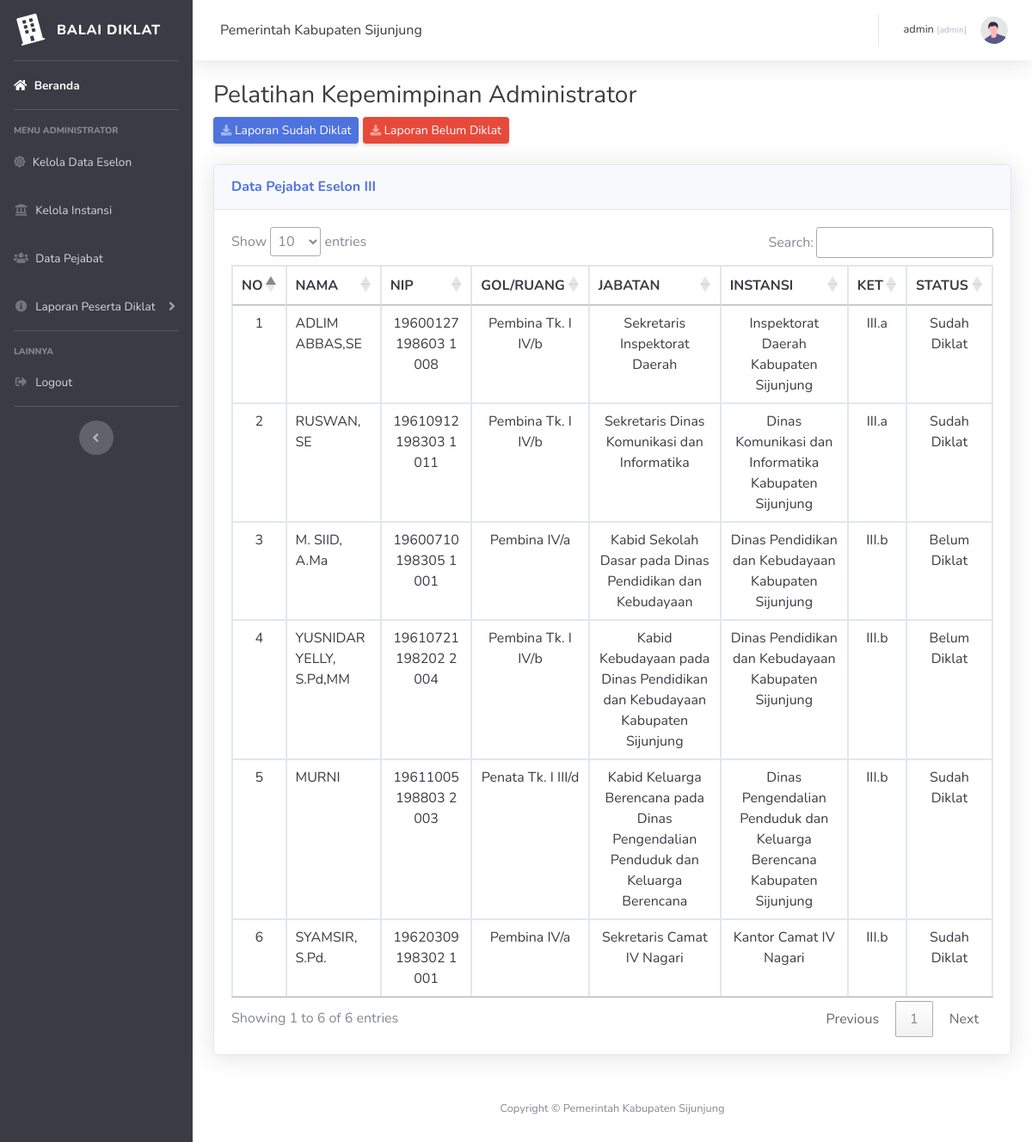
Page /pages/backend/index.php?page=laporan/eselon3 (signed in) on the committed database.
### tables this page shows
CREATE TABLE `tb_pejabat` (
  `id_pejabat` int(11) NOT NULL,
  `namapjb` varchar(50) NOT NULL,
  `nip` varchar(25) NOT NULL,
  `gol` varchar(25) NOT NULL,
  `jabatan` varchar(150) NOT NULL,
  `namains` varchar(255) NOT NULL,
  `ket` varchar(15) NOT NULL,
  `status` varchar(50) NOT NULL
);

### pages/backend/index.php (called while the page is built, shortened)
<?php
include 'component/header.php';
include 'component/sidebar.php';
include 'content.php';
include 'component/footer.php';
?>

### pages/backend/laporan/eselon3.php (the view)
<?php
$pejabat = $conn->query("SELECT * FROM tb_pejabat WHERE ket = 'III.a' OR ket = 'III.b' ");
?>
 <h1 class="h3 mb-2 text-gray-900">Pelatihan Kepemimpinan Administrator</h1>
 <a href="index.php?page=cetak/cetaksudah3" class="d-none d-sm-inline-block btn btn-sm btn-primary shadow-sm" target="_blank">
    <i class="fas fa-download fa-sm text-white-50"></i>
        Laporan Sudah Diklat
 </a>
 <a href="index.php?page=cetak/cetakbelum3" class="d-none d-sm-inline-block btn btn-sm btn-danger shadow-sm">
    <i class="fas fa-download fa-sm text-white-50"></i>
        Laporan Belum Diklat
 </a>
 <br><br>
 <div class="card shadow mb-4">
     <div class="card-header py-3">
         <h6 class="m-0 font-weight-bold text-primary">Data Pejabat Eselon III</h6>
     </div>
     <div class="card-body">
         <div class="table-responsive">
             <table class="table table-bordered text-center text-gray-900" id="table_eselon" width="100%" cellspacing="0">
                 <thead>
                     <tr>
                         <th>NO</th>
                         <th>NAMA</th>
                         <th>NIP</th>
                         <th>GOL/RUANG</th>
                         <th>JABATAN</th>
                         <th>INSTANSI</th>
                         <th>KET</th>
                         <th>STATUS</th>
                     </tr>
                 </thead>
                 <tbody>
                     <?php $no=1; ?>
                     <?php foreach ( $pejabat as $key => $value ) : ?>
                     <tr>
                         <td><?= $no++; ?></td>
                         <td class="text-left"><?= $value['namapjb']; ?></td>
                         <td><?= $value['nip']; ?></td>
                         <td><?= $value['gol']; ?></td>
                         <td><?= $value['jabatan']; ?></td>
                         <td><?= $value['namains']; ?></td>
                         <td><?= $value['ket']; ?></td>
                         <td><?= $value['status']; ?></td>
                     </tr>
                     <?php endforeach; ?>
                 </tbody>
             </table>
         </div>
     </div>
 </div>

### rows in the picture
tb_pejabat: namapjb "ADLIM ABBAS,SE", nip "19600127 198603 1 008", gol "Pembina Tk. I IV/b", jabatan "Sekretaris Inspektorat Daerah", namains "Inspektorat Daerah Kabupaten Sijunjung", ket "III.a", status "Sudah Diklat"
tb_pejabat: namapjb "RUSWAN, SE", nip "19610912 198303 1 011", gol "Pembina Tk. I IV/b", jabatan "Sekretaris Dinas Komunikasi dan Informatika", namains "Dinas Komunikasi dan Informatika Kabupaten Sijunjung", ket "III.a", status "Sudah Diklat"
tb_pejabat: namapjb "M. SIID, A.Ma", nip "19600710 198305 1 001", gol "Pembina IV/a", jabatan "Kabid Sekolah Dasar pada Dinas Pendidikan dan Kebudayaan", namains "Dinas Pendidikan dan Kebudayaan Kabupaten Sijunjung", ket "III.b", status "Belum Diklat"
tb_pejabat: namapjb "YUSNIDAR YELLY, S.Pd,MM", nip "19610721 198202 2 004", gol "Pembina Tk. I IV/b", jabatan "Kabid Kebudayaan pada Dinas Pendidikan dan Kebudayaan Kabupaten Sijunjung", namains "Dinas Pendidikan dan Kebudayaan Kabupaten Sijunjung", ket "III.b", status "Belum Diklat"
tb_pejabat: namapjb "MURNI", nip "19611005 198803 2 003", gol "Penata Tk. I III/d", jabatan "Kabid Keluarga Berencana pada Dinas Pengendalian Penduduk dan Keluarga Berencana", namains "Dinas Pengendalian Penduduk dan Keluarga Berencana Kabupaten Sijunjung", ket "III.b", status "Sudah Diklat"
tb_pejabat: namapjb "SYAMSIR, S.Pd.", nip "19620309 198302 1 001", gol "Pembina IV/a", jabatan "Sekretaris Camat IV Nagari", namains "Kantor Camat IV Nagari", ket "III.b", status "Sudah Diklat"

### other values in the picture
$_SESSION['username'] "admin"
$_SESSION['level'] "admin"
